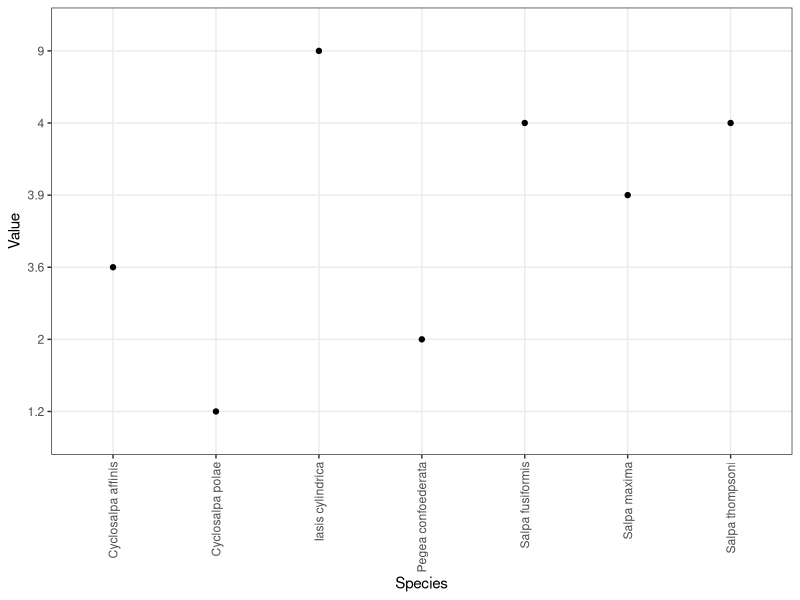
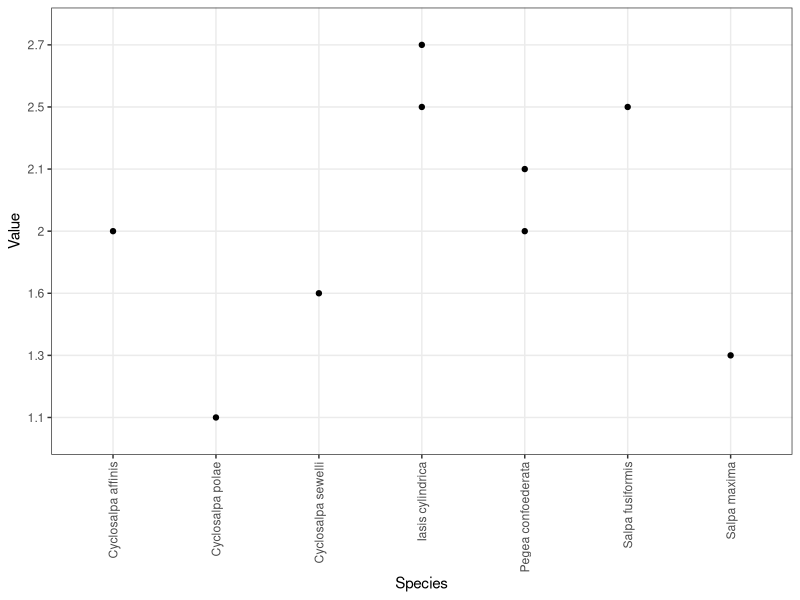
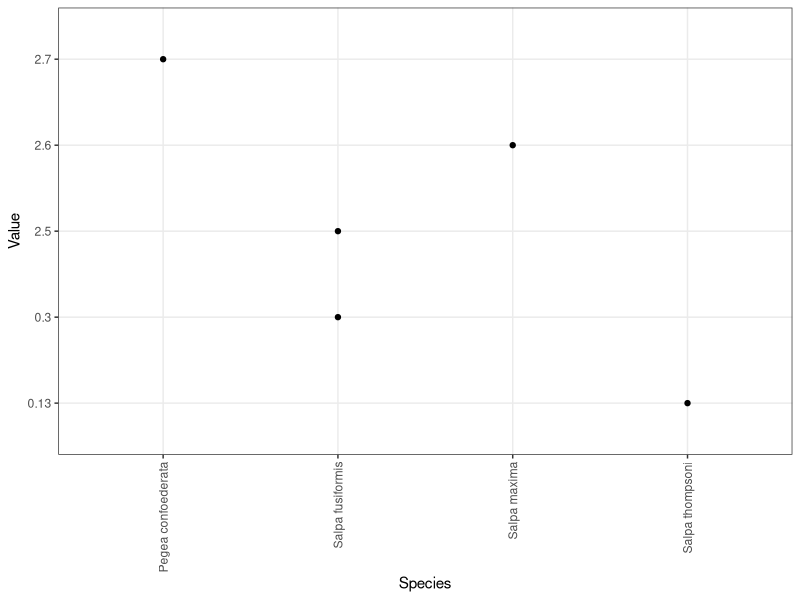

The R script that drew these images, in order: (Note: this script raises an error after producing the figures.)
library(tidyverse)
library(ape)
library(phytools)
library(reshape2)
library(data.table)

setwd("~/Documents/salp_ecomorphology/")
traits <- read.csv("salplit.tsv", sep="\t", stringsAsFactors = F)
traits$Species[which(traits$Species == "Iasis (Weelia) cylindrica")] <- "Iasis cylindrica"

ggplot(traits[which(traits$Variable=="Mean swimming speed cms"),], aes(x = Species, y = Value)) + geom_point() + theme_bw() + theme(axis.text.x = element_text(angle = 90, vjust = 0.5, hjust=1))

ggplot(traits[which(traits$Variable=="Mean pulsation rate Hz"),], aes(x = Species, y = Value)) + geom_point() + theme_bw() + theme(axis.text.x = element_text(angle = 90, vjust = 0.5, hjust=1))

ggplot(traits[which(traits$Variable=="Cost of locomotion J-kg-m"),], aes(x = Species, y = Value)) + geom_point() + theme_bw() + theme(axis.text.x = element_text(angle = 90, vjust = 0.5, hjust=1))

#tree_salp <- read.newick("phylogeny/salps18Saligned.fa.treefile")
tree_salp <- read.newick("phylogeny/chordata18Saligned.fa.treefile")
tree_salp$tip.label <- str_remove_all(tree_salp$tip.label, ".+\\..+?_")
tree_salp$tip.label <- str_replace_all(tree_salp$tip.label, "_", " ")
tree_salp <- drop.tip(tree_salp, c(1:13, 45:52)) #drop outgroups
tree_salp <- drop.tip(tree_salp, c(28,24,23,21,20,19,16,12,13,9,7,4)) #drop duplicate species
#tree_salp$tip.label[which(tree_salp$tip.label == "Iasis cylindrica")] <- "Iasis (Weelia) cylindrica"
tree_salp$tip.label[which(tree_salp$tip.label == "Cyclosalpa floridana")] <- "Cyclosalpa floridiana"

#prune tree by data and make ultrametric
tree_salp_pruned <- drop.tip(tree_salp, which(!(tree_salp$tip.label %in% unique(traits$Species)))) %>% chronos()

pruned_traits <- traits[which(traits$Species %in% tree_salp$tip.label),]

cast_num <- dcast(pruned_traits[which(pruned_traits$Class=="number"),], Species~Variable, value.var="Value", fun.aggregate = function(x){mean(as.numeric(x), na.rm = T)})

#cast_cat <- dcast(traits[which(traits$Class=="category"),], Species~Variable, value.var="Value", fun.aggregate = unique)
unique_traits <- unique(pruned_traits)
morph <- setNames(unique_traits[which(unique_traits$Variable=="Chain architecture"),4], unique_traits[which(unique_traits$Variable=="Chain architecture"),1])
morph <- c(morph,setNames("Linear", "Soestia zonaria"),setNames("Oblique", "Thalia orientalis"),setNames("Transversal", "Pegea confoederata"))

tree_salp_morph <- drop.tip(tree_salp, which(!(tree_salp$tip.label %in% names(morph)))) %>% chronos()
morph <- morph[which(names(morph) %in% tree_salp_morph$tip.label)]
morph[match(names(morph),tree_salp_morph$tip.label)] -> morph
fitMorph <- ace(morph,tree_salp_morph,"discrete")
plotTree(tree_salp_morph,fsize=0.8,ftype="i", offset=1)
cols=c("black","red","green","blue","cyan","pink")
nodelabels(node=1:tree_salp_morph$Nnode+Ntip(tree_salp_morph),pie=fitMorph$lik.anc,piecol=cols,cex=0.7)
tiplabels(pie=to.matrix(morph,sort(unique(morph))),piecol=cols,cex=0.5)
add.simmap.legend(colors=cols,prompt=FALSE,x=0,y=2,fsize=0.8)


# simmorph<-make.simmap(tree_salp_pruned,morph,nsim=100)
# par(ask=F)
# obj<-summary(simmorph,plot=FALSE)
# cols<-setNames(palette()[1:6],mapped.states(simmorph)[,1])
# plot(obj,colors=cols,fsize=0.8,cex=c(0.9,0.5), ftype="i")
# add.simmap.legend(colors=cols,x=0, y=4,prompt=FALSE,fsize=0.9,)

for(i in 2:ncol(cast_num)){
  CH_I=as.numeric(cast_num[,i])
  names(CH_I) = cast_num$Species
  CH_I= CH_I[!is.na(CH_I)]
  treeI = drop.tip(tree_salp_pruned,which(!(tree_salp_pruned$tip.label %in% names(CH_I))))
  class(treeI) = "phylo"
  PSIG <- phylosig(treeI, CH_I, test=T)
  print(names(cast_num)[i])
  PSIG$K %>% print()
  PSIG$P %>% print()
  length(CH_I) %>% print()
  #dotTree(treeI,CH_I)
  if(length(CH_I)>4){
    obj<-contMap(treeI,CH_I,plot=FALSE)
    grey<-setMap(obj,c("white","black"))
    par(mfrow=c(1,1))
    plot(grey,lwd=7,legend=2, leg.txt=names(cast_num)[i], fsize=c(1,0.5))
  }
}

expected_angles <- read.csv("expected_angles.tsv",sep="\t",header = T, row.names = 1, stringsAsFactors = F)[,-c(7,8)] #remove variables with all zeroes
for(i in 2:ncol(expected_angles)){
  CH_I=as.numeric(expected_angles[,i])
  names(CH_I) = row.names(expected_angles)
  CH_I= CH_I[!is.na(CH_I)]
  treeI = drop.tip(tree_salp,which(!(tree_salp$tip.label %in% names(CH_I)))) %>% chronos()
  class(treeI) = "phylo"
  PSIG <- phylosig(treeI, CH_I, test=T)
  print(names(expected_angles)[i])
  PSIG$K %>% print()
  PSIG$P %>% print()
  length(CH_I) %>% print()
  #dotTree(treeI,CH_I)
  if(length(CH_I)>4){
    obj<-contMap(treeI,CH_I,plot=FALSE)
    grey<-setMap(obj,c("white","black"))
    par(mfrow=c(1,1))
    plot(grey,lwd=7,legend=2, leg.txt=names(expected_angles)[i], fsize=c(1,0.5))
  }
}
